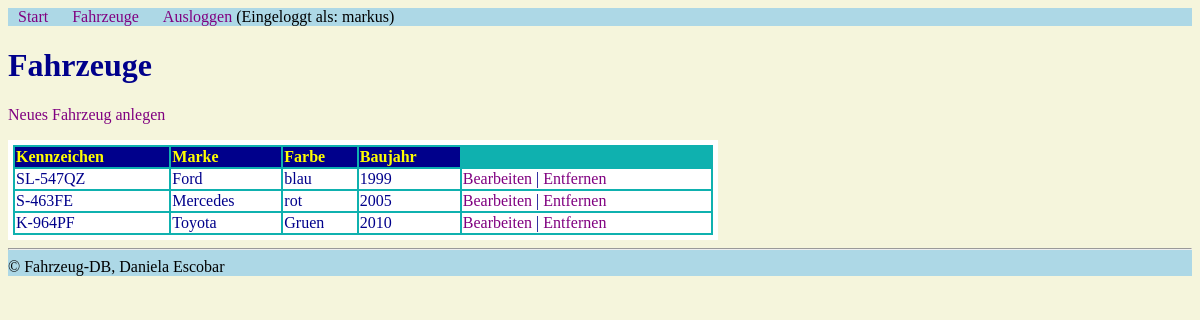
Screenshot of /admin/fahrzeuge_liste.php (signed in) with the database file from the repository.
### tables this page shows
CREATE TABLE `fahrzeuge` (
  `id` int(10) UNSIGNED NOT NULL,
  `kennzeichen` varchar(50) NOT NULL,
  `marken_id` int(10) UNSIGNED NOT NULL,
  `farbe` varchar(255) NOT NULL,
  `baujahr` year(4) NOT NULL
);

CREATE TABLE `marken` (
  `id` int(10) UNSIGNED NOT NULL,
  `hersteller` varchar(255) NOT NULL
);

### admin/setup.php (called while the page is built, shortened)
<?php
spl_autoload_register(
    function(string $klasse) {
        $prefix = "WIFI\\Php3\\";
        $basis = __DIR__ . "/";
        $laenge = strlen($prefix);
    $klasse_ohne_prefix = substr($klasse, $laenge);
    $datei = $basis . $klasse_ohne_prefix . ".php";
    $datei = str_replace("\\", "/", $datei);
  }
);

### admin/Fdb/Mysql.php (called while the page is built, shortened)
<?php
class Mysql
{
    private static ?Mysql $instanz = null;
    public static function getInstanz(): Mysql
    {
        if (empty(self::$instanz)) {
            self::$instanz = new Mysql();
        }
       return self::$instanz;
    }
    private \mysqli $db;
    public function verbinden()
    {
        $this->db = new \mysqli(MYSQL_HOST, MYSQL_USER, MYSQL_PASSWORT, MYSQL_DATENBANK);
        $this->db->set_charset("utf8mb4");
    }
    public function escape (string $wert): string
    {
      return $this->db->real_escape_string($wert);
  }
  public function query (string $input): \mysqli_result|bool
  {
      $ergebnis = $this->db->query($input);
      return $ergebnis;
  }
}

### admin/Fdb/Model/Fahrzeuge.php (called while the page is built, shortened)
<?php
class Fahrzeuge
{
    public function alle_fahrzeuge(): array
    {
        $alle_fahrzeuge = array();
        $db = Mysql::getInstanz();
        $ergebnis = $db->query("SELECT * FROM fahrzeuge ORDER BY id ASC");
        while ($row = $ergebnis->fetch_assoc()) {
            $alle_fahrzeuge[] = new Fahrzeug($row);
        }
        return $alle_fahrzeuge;
    }
}

### admin/Fdb/Model/Row/RowAbstract.php (called while the page is built, shortened)
<?php
abstract class RowAbstract {
    protected string $tabelle;
    private array $daten = array ();
    public function __construct(array|int $id_oder_daten)
    {
        if (is_array($id_oder_daten)) {
            $this->daten = $id_oder_daten;
        }else {
            $db = Mysql::getInstanz();
            $sql_id = $db->escape($id_oder_daten);
            $ergebnis = $db->query("SELECT * FROM {$this->tabelle} WHERE id = {$sql_id}");
            $this-> daten = $ergebnis->fetch_assoc();
        }
    }
    public function __get(string $eigenschaft): mixed
    {
        return $this->daten[$eigenschaft];
    }
}

### admin/Fdb/Model/Row/Fahrzeug.php (called while the page is built, shortened)
<?php
class Fahrzeug extends RowAbstract {
    public function get_marke(): Marke
    {
        return new Marke($this->marken_id);
    }
}

### admin/fahrzeuge_liste.php (the view, shortened to what this page needs)
<?php
include "setup.php";
include "kopf.php";
echo "<h1>Fahrzeuge</h1>";
echo "<p><a href='fahrzeuge_bearbeiten.php'>Neues Fahrzeug anlegen</a></p>";
echo "<table>";
echo "<thead>";
echo "<tr>";
    echo "<th>Kennzeichen</th>";
    echo "<th>Marke</th>";
    echo "<th>Farbe</th>";
    echo "<th>Baujahr</th>";
  echo "</tr>";
echo "</thead>";
echo "<tbody>";
$fahrzeuge = new Fahrzeuge();
$alle_fahrzeuge = $fahrzeuge->alle_fahrzeuge();
foreach ($alle_fahrzeuge as $auto) {
    echo "<tr>";
        echo "<td>{$auto->kennzeichen}</td>";
        echo "<td>{$auto->get_marke()->hersteller}</td>";
        echo "<td>{$auto->farbe}</td>";
        echo "<td>{$auto->baujahr}</td>";
        echo "<td>"
            ."<a href='fahrzeuge_bearbeiten.php?id={$auto->id}'>Bearbeiten</a>"
            . " | "
            ."<a href='fahrzeuge_entfernen.php?id={$auto->id}'>Entfernen</a>"
            . "</td>";
    echo "</tr>";
}
  echo "</tbody>";
echo "</table>";
include "fuss.php";

### admin/kopf.php (shortened to what this page needs)
<!DOCTYPE html>
<html lang="de">
<head>
</head>
<body>
    <nav>
        <ul>
            <li><a href="index.php">
                Start
            </a></li>
            <li><a href="fahrzeuge_liste.php">
                Fahrzeuge
            </a></li>
             <li> <a  href="logout.php">Ausloggen</a> (Eingeloggt als: <?php echo $_SESSION["benutzername"]?>)</li>
        </ul>
    </nav>
</body>
</html>

### admin/fuss.php (shortened to what this page needs)
    <footer>
        <hr/>
        &copy; Fahrzeug-DB, Daniela Escobar
    </footer>
</body>
</html>

### admin/kopf.php (style rules this page uses)
body { background-color: beige; }
nav ul { list-style-type: none; padding: 0; margin: 0; background-color: lightblue; }
nav ul li { display: inline; margin: 10px; }
a { text-decoration: none; color: purple; }
table { border: 5px solid white; background-color:rgb(15 177 175) ; width: 60%; text-align: left; color: yellow; }
th { background-color: darkblue; color: yellow; }
td { background-color: white; color: darkblue; }
tr { border: 1px solid white; }
h1 { color: darkblue; }

### admin/fuss.php (style rules this page uses)
footer { background-color: lightblue; }

### rows the page displays
fahrzeuge: kennzeichen "SL-547QZ", marken.hersteller "Ford", farbe "blau", baujahr "1999"
fahrzeuge: kennzeichen "S-463FE", marken.hersteller "Mercedes", farbe "rot", baujahr "2005"
fahrzeuge: kennzeichen "K-964PF", marken.hersteller "Toyota", farbe "Gruen", baujahr "2010"

### other values shown
$_SESSION["benutzername"] "markus"
